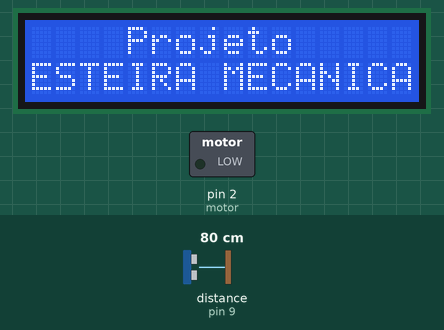
The sketch below on a simulated Arduino Uno, built with avr-gcc and run on an emulated ATmega328P. On the bench: 16×2 character LCD, switched loads named in the sketch (green lamp = pin HIGH). Inputs (shaded band) come from the test bench; at power-on: distance to the obstacle (sensor on pin 9) 80 cm. The echo pulse lasts 58.3 µs per cm; what the sketch prints to the serial monitor is not drawn.

Above: at 0.1 s.
At 3.2 s:
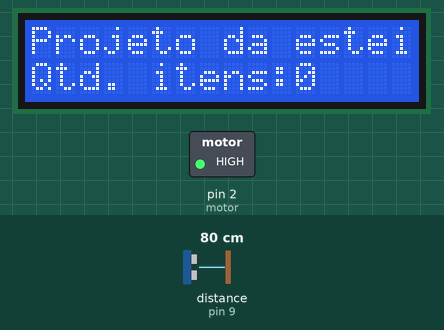
3.3 s: distance to the obstacle (sensor on pin 9) set to 4 cm
At 4.6 s:
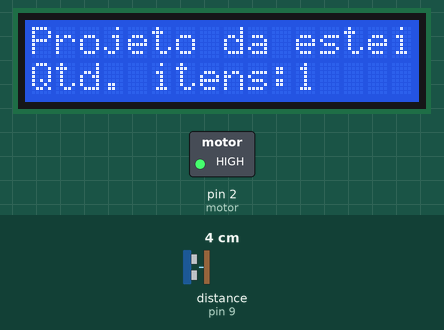
6.3 s: distance to the obstacle (sensor on pin 9) set to 2 cm
Timing chart, 0 to 9.3 s (numbered marks = the images above; inputs shaded):
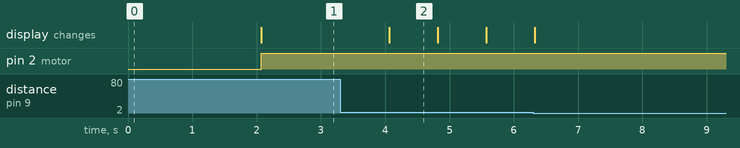

Measured:
- after the input at 3.3 s, the display: changes after 0.76 s (image 2)
- what the display in image 2 shows lasts 0.7 s, from 4.1 s to 4.8 s

The sketch:

esteiraDeProducao1.ino
```cpp
#include <NewPing.h>
#include <LiquidCrystal.h>

#define trigger 10
#define echo 9
#define maxdistance 8
#define motor 2

int distancia = 0;
int contador = 0;

NewPing hcsr04(trigger, echo, maxdistance);
LiquidCrystal lcd(3, 4, 5, 6, 7, 8);

void setup()
{
  Serial.begin(9600);
  lcd.begin(16, 2);

  pinMode(motor, OUTPUT);

  lcd.setCursor(0,0);
  lcd.print("    Projeto     ");
  lcd.setCursor(0,1);
  lcd.print("ESTEIRA MECANICA");
  delay(2000);
  lcd.clear();
}

void loop()
{
  distancia = hcsr04.ping_cm();

  digitalWrite(motor, HIGH);

  if(distancia < 6 && distancia > 2)
  {
    delay(600);
    if(distancia < 6 && distancia > 2)
    {
      delay(50);
      if(distancia < 6 && distancia > 2)
      {
        delay(50);
        if(distancia < 6 && distancia > 2)
        {
          delay(50);
          if(distancia < 6 && distancia > 2)
          {
            contador++;
          }
        }
      }
    }
  }

  lcd.setCursor(0, 0);
  lcd.print("Projeto da esteira   ");
  lcd.setCursor(0, 1);
  lcd.print("Qtd. itens:");
  lcd.print(contador);

  Serial.println(distancia);
}
```
